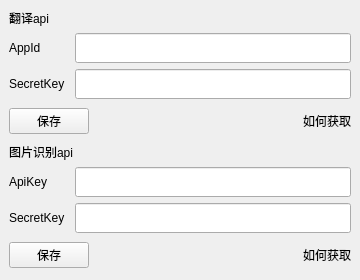
<?xml version="1.0" encoding="UTF-8"?>
<ui version="4.0">
 <class>MainWindow</class>
 <widget class="QMainWindow" name="MainWindow">
  <property name="geometry">
   <rect>
    <x>0</x>
    <y>0</y>
    <width>360</width>
    <height>280</height>
   </rect>
  </property>
  <property name="minimumSize">
   <size>
    <width>360</width>
    <height>280</height>
   </size>
  </property>
  <property name="maximumSize">
   <size>
    <width>600</width>
    <height>280</height>
   </size>
  </property>
  <property name="windowTitle">
   <string>百度翻译设置</string>
  </property>
  <widget class="QWidget" name="centralwidget">
   <property name="minimumSize">
    <size>
     <width>360</width>
     <height>280</height>
    </size>
   </property>
   <property name="maximumSize">
    <size>
     <width>600</width>
     <height>280</height>
    </size>
   </property>
   <layout class="QVBoxLayout" name="verticalLayout">
    <item>
     <widget class="QLabel" name="lb_translate">
      <property name="minimumSize">
       <size>
        <width>0</width>
        <height>18</height>
       </size>
      </property>
      <property name="maximumSize">
       <size>
        <width>16777215</width>
        <height>18</height>
       </size>
      </property>
      <property name="text">
       <string>翻译api</string>
      </property>
     </widget>
    </item>
    <item>
     <layout class="QHBoxLayout" name="horizontalLayout">
      <item>
       <widget class="QLabel" name="lb_ai">
        <property name="minimumSize">
         <size>
          <width>60</width>
          <height>18</height>
         </size>
        </property>
        <property name="maximumSize">
         <size>
          <width>60</width>
          <height>18</height>
         </size>
        </property>
        <property name="text">
         <string>AppId</string>
        </property>
       </widget>
      </item>
      <item>
       <widget class="QLineEdit" name="le_ai">
        <property name="minimumSize">
         <size>
          <width>200</width>
          <height>30</height>
         </size>
        </property>
        <property name="maximumSize">
         <size>
          <width>16777215</width>
          <height>30</height>
         </size>
        </property>
       </widget>
      </item>
     </layout>
    </item>
    <item>
     <layout class="QHBoxLayout" name="horizontalLayout">
      <property name="rightMargin">
       <number>0</number>
      </property>
      <item>
       <widget class="QLabel" name="lb_sk">
        <property name="minimumSize">
         <size>
          <width>60</width>
          <height>18</height>
         </size>
        </property>
        <property name="maximumSize">
         <size>
          <width>60</width>
          <height>18</height>
         </size>
        </property>
        <property name="text">
         <string>SecretKey</string>
        </property>
       </widget>
      </item>
      <item>
       <widget class="QLineEdit" name="le_sk1">
        <property name="minimumSize">
         <size>
          <width>200</width>
          <height>30</height>
         </size>
        </property>
        <property name="maximumSize">
         <size>
          <width>16777215</width>
          <height>30</height>
         </size>
        </property>
       </widget>
      </item>
     </layout>
    </item>
    <item>
     <layout class="QHBoxLayout" name="horizontalLayout">
      <item>
       <widget class="QPushButton" name="btn_save_translate">
        <property name="text">
         <string>保存</string>
        </property>
       </widget>
      </item>
      <item>
       <widget class="QLabel" name="lb_msg_translate">
        <property name="text">
         <string/>
        </property>
       </widget>
      </item>
      <item>
       <spacer name="horizontalSpacer">
        <property name="orientation">
         <enum>Qt::Horizontal</enum>
        </property>
        <property name="sizeHint" stdset="0">
         <size>
          <width>40</width>
          <height>18</height>
         </size>
        </property>
       </spacer>
      </item>
      <item>
       <widget class="QLabel" name="lb_how_translate">
        <property name="text">
         <string>如何获取</string>
        </property>
       </widget>
      </item>
     </layout>
    </item>
    <item>
     <widget class="QLabel" name="lb_ocr">
      <property name="minimumSize">
       <size>
        <width>0</width>
        <height>18</height>
       </size>
      </property>
      <property name="maximumSize">
       <size>
        <width>16777215</width>
        <height>18</height>
       </size>
      </property>
      <property name="text">
       <string>图片识别api</string>
      </property>
     </widget>
    </item>
    <item>
     <layout class="QHBoxLayout" name="horizontalLayout">
      <item>
       <widget class="QLabel" name="lb_ak">
        <property name="minimumSize">
         <size>
          <width>60</width>
          <height>18</height>
         </size>
        </property>
        <property name="maximumSize">
         <size>
          <width>60</width>
          <height>18</height>
         </size>
        </property>
        <property name="text">
         <string>ApiKey</string>
        </property>
       </widget>
      </item>
      <item>
       <widget class="QLineEdit" name="le_ak">
        <property name="minimumSize">
         <size>
          <width>200</width>
          <height>30</height>
         </size>
        </property>
        <property name="maximumSize">
         <size>
          <width>16777215</width>
          <height>30</height>
         </size>
        </property>
       </widget>
      </item>
     </layout>
    </item>
    <item>
     <layout class="QHBoxLayout" name="horizontalLayout">
      <item>
       <widget class="QLabel" name="lb_sk2">
        <property name="minimumSize">
         <size>
          <width>60</width>
          <height>18</height>
         </size>
        </property>
        <property name="maximumSize">
         <size>
          <width>60</width>
          <height>18</height>
         </size>
        </property>
        <property name="text">
         <string>SecretKey</string>
        </property>
       </widget>
      </item>
      <item>
       <widget class="QLineEdit" name="le_sk2">
        <property name="minimumSize">
         <size>
          <width>200</width>
          <height>30</height>
         </size>
        </property>
        <property name="maximumSize">
         <size>
          <width>16777215</width>
          <height>30</height>
         </size>
        </property>
       </widget>
      </item>
     </layout>
    </item>
    <item>
     <layout class="QHBoxLayout" name="horizontalLayout">
      <item>
       <widget class="QPushButton" name="btn_save_ocr">
        <property name="text">
         <string>保存</string>
        </property>
       </widget>
      </item>
      <item>
       <widget class="QLabel" name="lb_msg_ocr">
        <property name="text">
         <string/>
        </property>
       </widget>
      </item>
      <item>
       <spacer name="horizontalSpacer">
        <property name="orientation">
         <enum>Qt::Horizontal</enum>
        </property>
        <property name="sizeHint" stdset="0">
         <size>
          <width>40</width>
          <height>18</height>
         </size>
        </property>
       </spacer>
      </item>
      <item>
       <widget class="QLabel" name="lb_how_ocr">
        <property name="text">
         <string>如何获取</string>
        </property>
       </widget>
      </item>
     </layout>
    </item>
   </layout>
  </widget>
 </widget>
 <resources/>
 <connections/>
</ui>
